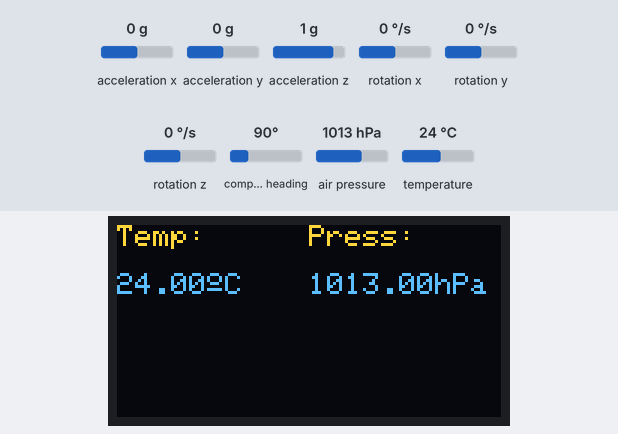
A sketch run on a simulated ESP32. Shown: 128×64 one-colour display. Inputs (shaded band) come from the test bench; at power-on: air pressure 1013 hPa, temperature 24 °C, acceleration x 0 g, acceleration y 0 g, acceleration z 1 g, rotation x 0 °/s, rotation y 0 °/s, rotation z 0 °/s, compass heading 90°. The OLED is the two-colour kind (top 16 rows yellow); storage starts empty; what the sketch prints to the serial monitor is not drawn.

Above: at 1.2 s.
1.3 s: air pressure set to 952 hPa
At 1.69 s:
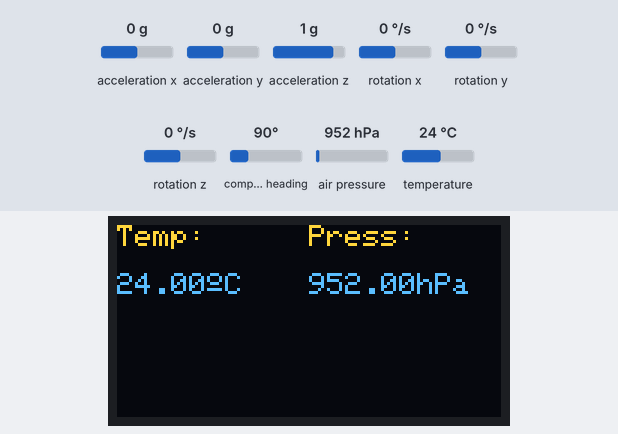
4.2 s: temperature set to 12 °C
At 4.57 s:
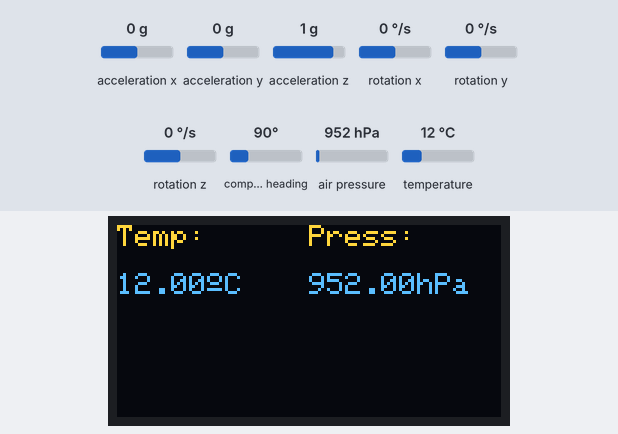
5.8 s: air pressure set to 975 hPa
At 6.22 s:
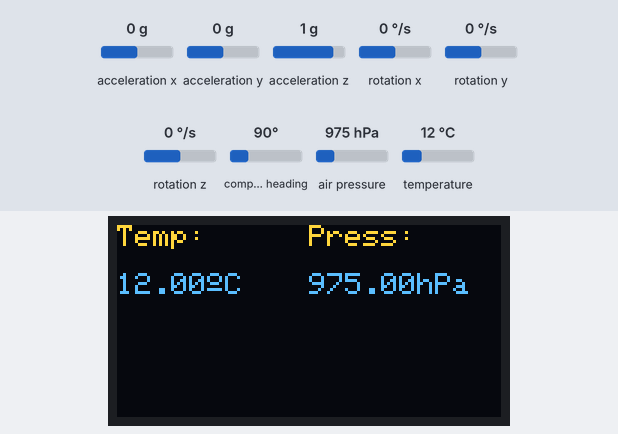
7.5 s: temperature set to 19 °C
Timing chart, 0 to 10.1 s (numbered marks = the images above; inputs shaded):
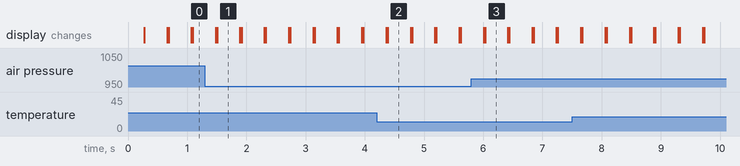

The sketch:

satelite.ino
```cpp
/*
  CANSAT 2021
  Equipo Canned Universe
  IES Andres de Vandelvira e IES Ramon y Cajal (Albacete)
  DATE:25-01-2021

  Placa ESP32 DEVKIT V1
  PINOUT:

  I2C
  SDA      GPIO 21
  SCL      GPIO 22

  SD CARD
  SPI_MOSI GPIO 23
  SPI_MISO GPIO 19
  SPI_CLK  GPIO 18
  SPI_CSO  GPIO 05

  RADIO
  RX  TX0
  TX  RX0

  GPS
  TX  RX2
  RX  TX2

  DS18b20
  DATA D4
*/

#include "libPressTemp.h"
#include "libGPS.h"
#include "libOLED.h"
#include "libSDcard.h"
#include "libGyro.h"

long flag = millis();
long flag2 = millis();
boolean ultimoEnvio = false;
boolean envio = false;
boolean ultimoSalvaSD = false;
boolean salvaSD = false;
String datos;

void setup() {

  Serial.begin(9600);
  Wire.begin();
  initGPS();
  initPressTemp();
  initOLED();
  initSD();
  initMPU();

}

void loop() {
  mpu.update();
  if (millis() - flag > 1000)//Se envia cada 1000ms
  {
    envio  = !envio;
    flag = millis();
  }
  if (millis() - flag2 > 200)//se guarda en SD cada 200 ms
  {
    salvaSD = ! salvaSD;
    flag2 = millis();
  }

  if (ultimoSalvaSD != salvaSD) {

    float tempOLED = tempForOLED();
    float pressOLED = pressForOLED();

    //Compone la cadena de texto para grabar datos en SD
    //Componer con cadenas independientes tipo pressTemp = getDataPressTem()
    //si falla uno de los "get" la cadena datos puede quedar vacía.
    datos = getDataPressTemp() + "," + getGPS() + "," + getYPR() + "," + getAcc();
    logSDCard(datos);
    displayTemperatura(tempOLED);
    displayPressure(pressOLED);
    ultimoSalvaSD = salvaSD;

  }

  if (ultimoEnvio != envio)
  {
    // Envio por radio de datos

    ultimoEnvio = envio;
    Serial.println(datos);

  }
}
```

libGPS.h
```cpp
#include <HardwareSerial.h>
#include <TinyGPS++.h> //https://github.com/mikalhart/TinyGPSPlus

TinyGPSPlus gps;
HardwareSerial SerialGPS(1);

static const int RXPin = 16, TXPin = 17;
static const uint32_t GPSBaud = 9600;

static void smartDelay(unsigned long ms)
{
  unsigned long start = millis();
  do
  {
    while (SerialGPS.available())
      gps.encode(SerialGPS.read());
  } while (millis() - start < ms);
}
static void printFloat(float val, bool valid, int len, int prec)
{
  if (!valid)
  {
    while (len-- > 1)
      Serial.print('*');
    Serial.print(' ');
  }
  else
  {
    Serial.print(val, prec);
    int vi = abs((int)val);
    int flen = prec + (val < 0.0 ? 2 : 1); // . and -
    flen += vi >= 1000 ? 4 : vi >= 100 ? 3 : vi >= 10 ? 2 : 1;
    for (int i = flen; i < len; ++i)
      Serial.print(' ');
  }
  smartDelay(0);
}

static void printInt(unsigned long val, bool valid, int len)
{
  char sz[32] = "*****************";
  if (valid)
    sprintf(sz, "%ld", val);
  sz[len] = 0;
  for (int i = strlen(sz); i < len; ++i)
    sz[i] = ' ';
  if (len > 0)
    sz[len - 1] = ' ';
  Serial.print(sz);
  smartDelay(0);
}

static void printDateTime(TinyGPSDate &d, TinyGPSTime &t)
{
  if (!d.isValid())
  {
    Serial.print(F("********** "));
  }
  else
  {
    char sz[32];
    sprintf(sz, "%02d/%02d/%02d ", d.month(), d.day(), d.year());
    Serial.print(sz);
  }

  if (!t.isValid())
  {
    Serial.print(F("******** "));
  }
  else
  {
    char sz[32];
    sprintf(sz, "%02d:%02d:%02d ", t.hour() + 1, t.minute(), t.second());
    Serial.print(sz);
  }

  printInt(d.age(), d.isValid(), 5);
  smartDelay(0);
}

static void printStr(const char *str, int len)
{
  int slen = strlen(str);
  for (int i = 0; i < len; ++i)
    Serial.print(i < slen ? str[i] : ' ');
  smartDelay(0);
}
void initGPS()
{

  SerialGPS.begin(GPSBaud, SERIAL_8N1, RXPin, TXPin);

}

String getGPS()
{

  return String(gps.location.lat()) + "," + String(gps.location.lng()) + "," + String(gps.altitude.meters());

}
```

libGyro.h
```cpp
#include "MPU9250.h" //hideakitai library

MPU9250 mpu;

void initMPU() {

  if (!mpu.setup(0x68)) {  // change to your own address
    Serial.println("MPU connection failed. Please check your connection with `connection_check` example.");
  }
}

String getYPR() {//Yaw/Pitch/Roll

  return String(mpu.getYaw(), 2) + "," + String(mpu.getPitch(), 2) + "," + String(mpu.getRoll(), 2);

}

String getAcc() {

  return String(mpu.getAccX(), 2) + "," + String(mpu.getAccY(), 2) + "," + String(mpu.getAccZ(), 2);
}
```

libOLED.h
```cpp
#include <SPI.h>
#include <Wire.h>
#include <Adafruit_GFX.h>
#include <Adafruit_SSD1306.h>

#define SCREEN_WIDTH 128
#define SCREEN_HEIGHT 64

#define OLED_RESET -1// pin used to reset, if there is not an specific pin its value is -1

Adafruit_SSD1306 display(SCREEN_WIDTH, SCREEN_HEIGHT, &Wire, OLED_RESET);

void initOLED()
{
  display.begin(SSD1306_SWITCHCAPVCC, 0x3C);

}
void bootScreen()
{
  display.clearDisplay();

  display.setTextSize(1);
  display.setTextColor(WHITE);
  display.setCursor(0, 16);
  display.println("retrieving information");

  display.display();
  delay(2000);//display for 2 seconds, REMOVE AFTER TESTING
}
void displayTemperatura(float x)
{
  float temp = x;

  display.clearDisplay();
  display.setTextSize(1);
  display.setTextColor(WHITE);
  display.setCursor(0, 0);
  display.print("Temp:");
  display.setCursor(0, 16);
  display.setTextSize(1);
  display.print(temp);
  display.cp437(true);
  display.write(167);
  display.setTextSize(1);
  display.println("C");

  display.display();
}
void displayPressure(float y)
{
  float presion = y;

  display.setTextSize(1);
  display.setTextColor(WHITE);
  display.setCursor(64, 0);
  display.print("Press:");
  display.setCursor(64, 16);
  display.print(presion);
  display.setTextSize(1);
  display.println("hPa");

  display.display();
}
void displayAltitude(double m)
{
  double metersHigh = m;

  display.setTextSize(1);
  display.setTextColor(WHITE);
  display.setCursor(0, 32);
  display.print("Altitud:");
  display.setCursor(0, 48);
  display.print(metersHigh);
  display.setTextSize(1);
  display.println("m");

  display.display();
}
```

libPressTemp.h
```cpp
#include <Adafruit_BMP280.h>

#define BMP280_ADDR 0x76  //Nuestra direccion I2C

Adafruit_BMP280 bmp; // use I2C interface
Adafruit_Sensor *bmp_temp = bmp.getTemperatureSensor();
Adafruit_Sensor *bmp_pressure = bmp.getPressureSensor();

void initPressTemp() {

  if (!bmp.begin()) {
    Serial.println(F("Could not find a valid BMP280 sensor, check wiring!"));
  }

  /* Default settings from datasheet. */
  bmp.setSampling(Adafruit_BMP280::MODE_NORMAL,     /* Operating Mode. */
                  Adafruit_BMP280::SAMPLING_X2,     /* Temp. oversampling */
                  Adafruit_BMP280::SAMPLING_X16,    /* Pressure oversampling */
                  Adafruit_BMP280::FILTER_X16,      /* Filtering. */
                  Adafruit_BMP280::STANDBY_MS_500); /* Standby time. */
}

String getDataPressTemp() {

  sensors_event_t temp_event, pressure_event;
  bmp_temp->getEvent(&temp_event);
  bmp_pressure->getEvent(&pressure_event);
  return String(temp_event.temperature) + "," + String(pressure_event.pressure);

}
float tempForOLED()
{
  sensors_event_t temp_event;
  bmp_temp->getEvent(&temp_event);
  return temp_event.temperature;
}
float pressForOLED()
{
  sensors_event_t pressure_event;
  bmp_pressure->getEvent(&pressure_event);
  return pressure_event.pressure;

}
```

libSDcard.h
```cpp
//Source: https://randomnerdtutorials.com/esp32-data-logging-temperature-to-microsd-card/

#include "FS.h"
#include "SD.h"
#define SD_CS 5

String dataMessage;
void appendFile(fs::FS &fs, const char * path, const char * message);
void initSD();

void logSDCard(String dataMessage) {

  appendFile(SD, "/data.csv", dataMessage.c_str());
}

void writeFile(fs::FS &fs, const char * path, const char * message) {
  File file = fs.open(path, FILE_WRITE);
  file.print(message);
  file.close();
}

void appendFile(fs::FS &fs, const char * path, const char * message) {

  File file = fs.open(path, FILE_APPEND);
  file.print(message);
  file.close();
}

void initSD() {

  SD.begin(SD_CS);
  File file = SD.open("/data.csv");
  writeFile(SD, "/data.csv", "Temp., Press, GPSLat, GPSLong \r\n");
  file.close();
}
```

Measured:
- after the input at 1.3 s, the display: first differs from a run without the input after 0.21 s (image 1)
- after the input at 4.2 s, the display: first changes after 0.16 s (image 2 shows a later state)
- after the input at 5.8 s, the display: first differs from a run without the input after 0.23 s (image 3)
